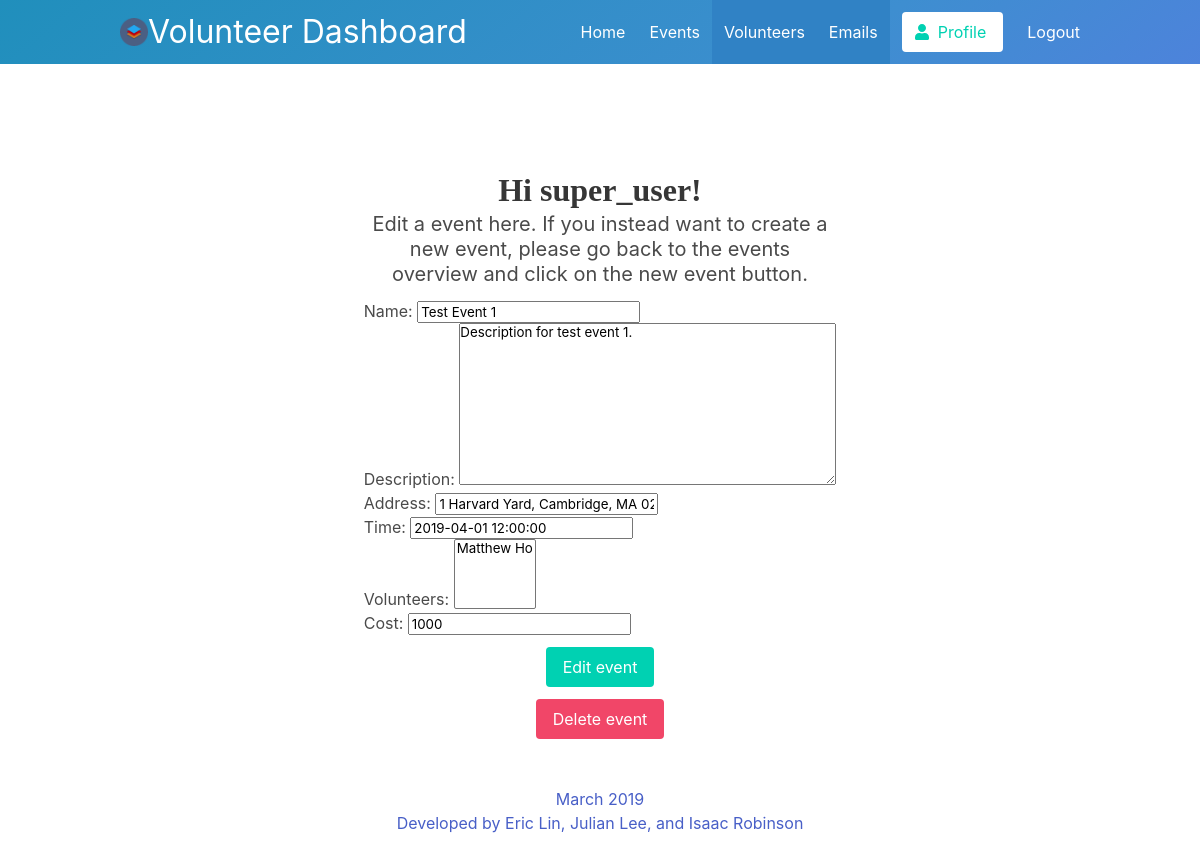
The page /events/edit-event/?id=1 (signed in) on the database as committed earlier.
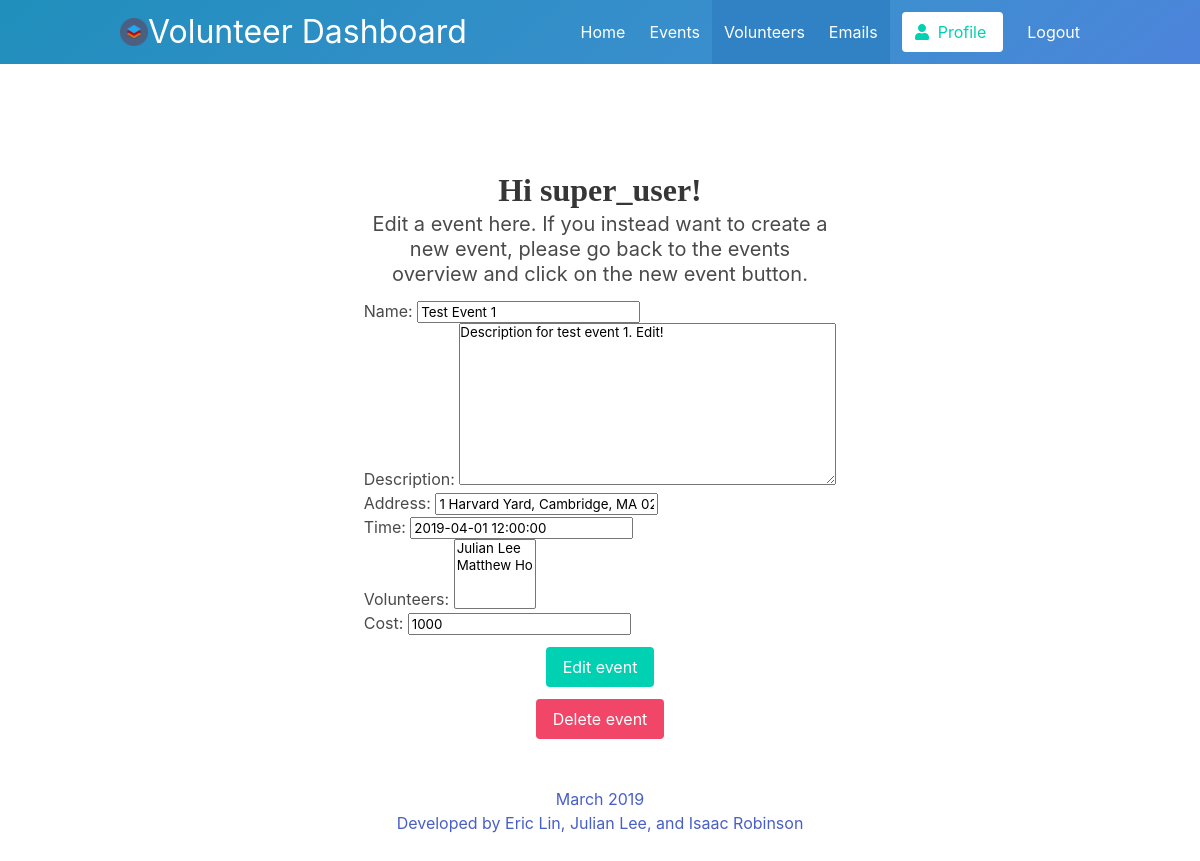
The same page on the database as committed later.
### events/models.py (models this page shows, shortened)
class Event(models.Model):		# To store events
 	name = models.CharField(max_length=256)
 	description = models.TextField(default='')
 	address = models.CharField(max_length=256)
 	time = models.DateTimeField(default=timezone.now)	# default is today
 	volunteers = models.ManyToManyField(	# joins events and volunteers
 		'volunteers.Volunteer',
 		related_name='events_volunteers',
 		blank=True,
 	)
 	cost = models.IntegerField(default=1000)	# dollar cost of the event

### volunteers/models.py (models this page shows)
class Volunteer(models.Model):		# To store events
 	name = models.CharField(max_length=256)
 	address = models.CharField(max_length=256)
 	birthday = models.DateTimeField(default=timezone.now)	# default is today
 	gender = models.CharField(max_length=16)
 	email = models.EmailField()
 	date_joined = models.DateTimeField(default=timezone.now)  # keeps track of when they joined
 	num_hours = models.IntegerField(default=0)
 	num_events = models.IntegerField(default=0)
 	def __str__(self):
 		return self.name

### events/views.py (the view, shortened to what this page needs)
# urls.py: path('edit-event/', views.edit_event, name='edit_event'),	# path for editing event view
def edit_event(request):
	event_id = request.GET.get('id', '')
	if event_id == '':
		return render(request, 'form_error.html')	# error page
	else:
		form_instance = Event.objects.get(id=event_id)
		if request.method == "GET":		# render page to edit event
			form = EventForm(instance=form_instance)
			context = {'form': form}
			return render(request, 'events_edit.html',context)

### events/forms.py
class EventForm(forms.ModelForm):
	volunteers = forms.ModelMultipleChoiceField(
					queryset=Volunteer.objects.all(),
					required=False,
				)
	class Meta:
		model = Event
		fields = (
			'name',
			'description',
			'address',
			'time',
			'volunteers',
			'cost',
		)

### templates/events_edit.html (shortened to what this page needs)
{% extends 'base.html' %}
{% block content %}
	{% if user.is_authenticated %}
    <section class="section">
      <div class="hero-body">
        <div class="container has-text-centered">
          <div class="column is-6 is-offset-3">
            <h1 class="title">
              Hi {{ user.username }}!
            </h1>
            <h2 class="subtitle">
              Edit a event here. If you instead want to create a new event, please go back to the events overview and click on the new event button.
            </h2>
          </div>
        </div>
        <form method="post">
          <div class="field is-grouped is-grouped-centered">
            <div class="control">
              {{ form.as_p }}
            </div>
          </div>
          <div class="field is-grouped is-grouped-centered">
            <div class="control">
              <button type="submit" class="button is-primary">Edit event</button>
            </div>
          </div>
          <div class="field is-grouped is-grouped-centered">
            <div class="control">
              <input type="submit" value="Delete event" class="button is-danger" name="delete">
            </div>
          </div>
        </form>
      </div>
      <div class="hero-foot is-light has-text-centered">
        <a>
          March 2019 <br>
          Developed by Eric Lin, Julian Lee, and Isaac Robinson
        </a>
      </div>
    </section>
	{% endif %}
{% endblock %}

Rows that differ between the two databases and show on the page:
changed Event "1 Harvard Yard, Cambridge, MA 02138": description "Description for test event 1." → "Description for test event 1. Edit!"
Other text that changed with them:
form field volunteers: "Matthew Ho" → "Julian Lee / Matthew Ho"
